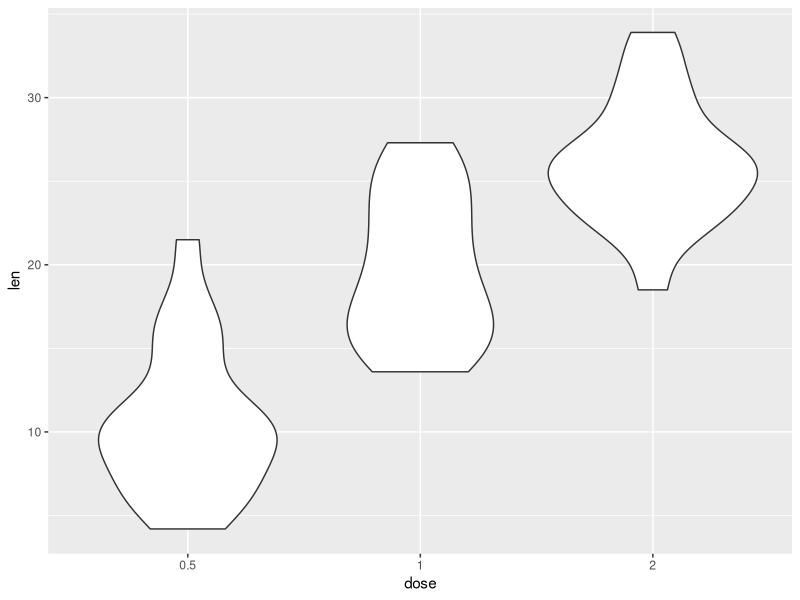
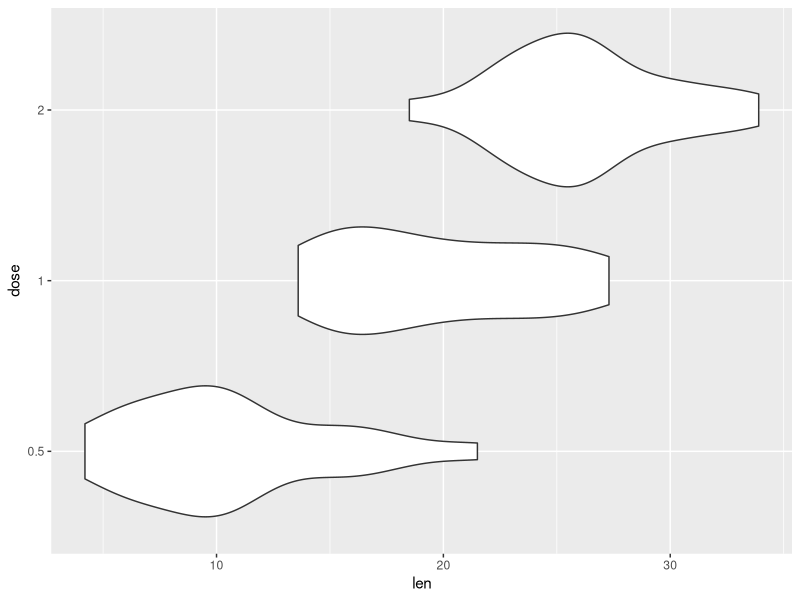
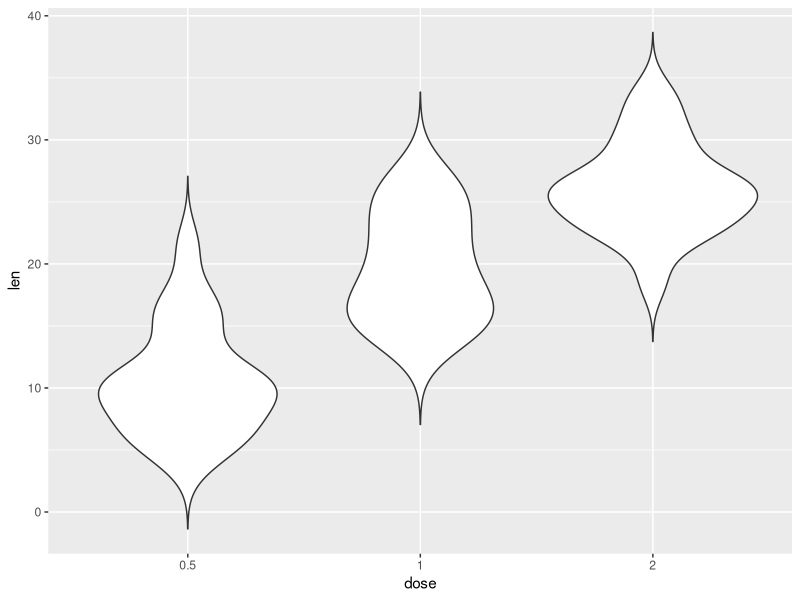
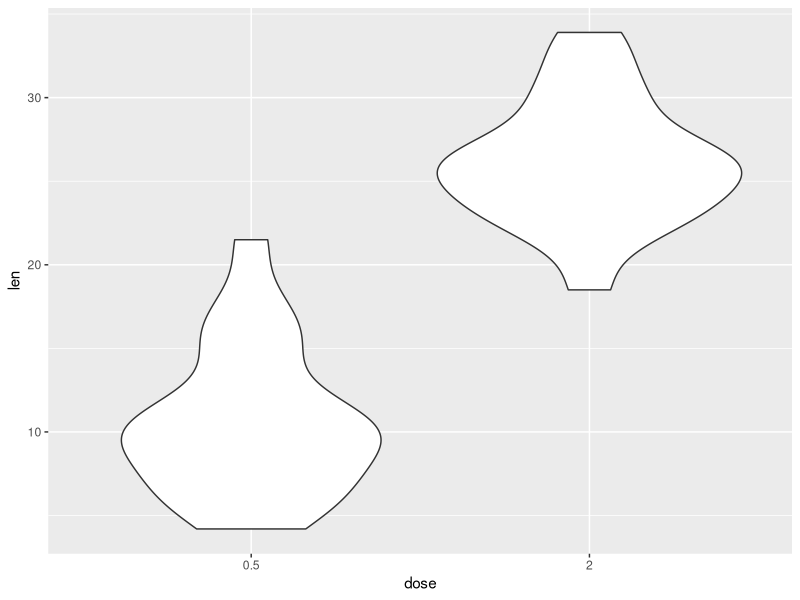
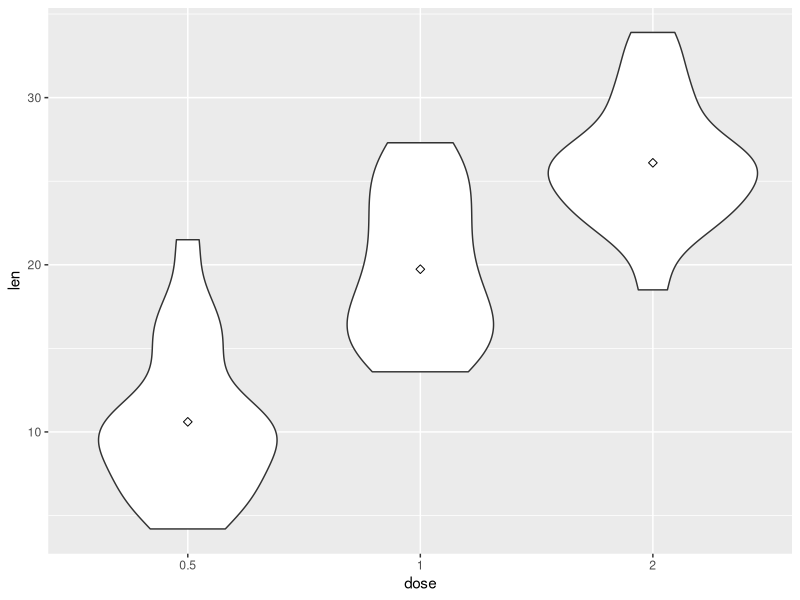
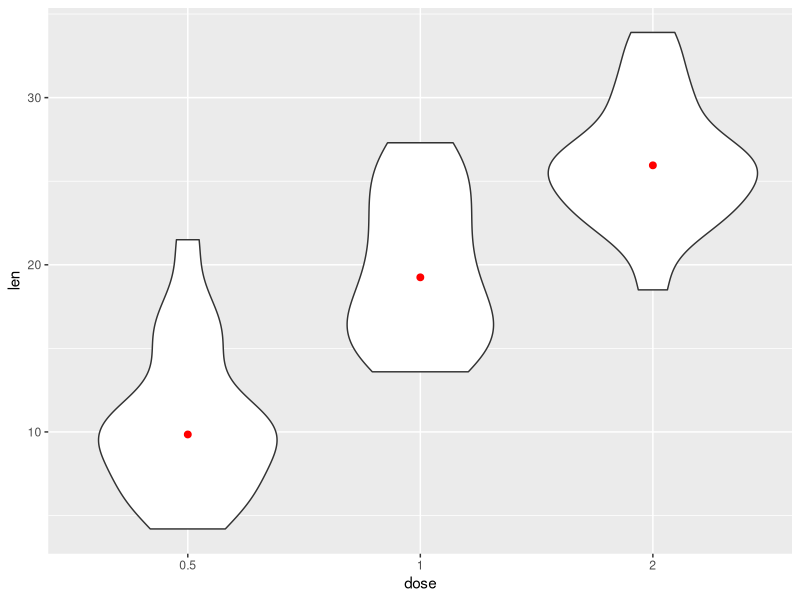
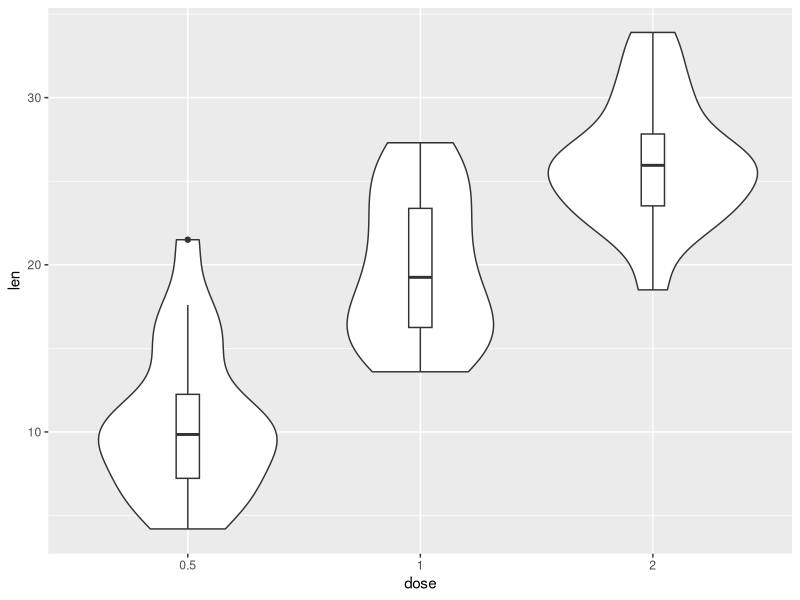
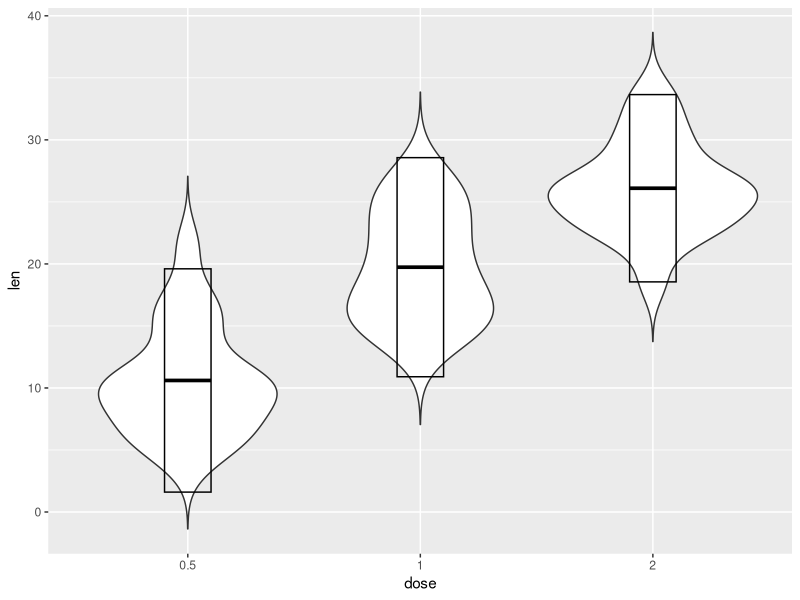

The R script that drew these images, in order:
install.packages("Hmisc")

library("ggplot2")
library("Hmisc")

#convert the variable dose from a numeric to a factor var
ToothGrowth$dose <- as.factor(ToothGrowth$dose)
head(ToothGrowth)

#Basic violin plot
p <- ggplot(ToothGrowth, aes(x=dose, y=len))+
  geom_violin()
p
#rotate the violin plot
p + coord_flip()
#set trim argument to false
ggplot(ToothGrowth, aes(x=dose, y=len))+
  geom_violin(trim=FALSE)
#pick an item to display
p + scale_x_discrete(limits=c("0.5","2"))


#add summary statistics on a violin plot
stat_summary()

#add mean and median points
#violin plot with points
p + stat_summary(fun.y=mean, geom="point", shape=23, size=2)
#violin plot with median points
p + stat_summary(fun.y=median, geom="point", size=2, color="red")
#add median and quartile
p + geom_boxplot(width=0.1)
#add mean and standard dev
p <- ggplot(ToothGrowth, aes(x=dose, y=len)) +
  geom_violin(trim=FALSE)
p + stat_summary(fun.data="mean_sdl", mult=1,
                 geom="crossbar", width=0.2)
p + stat_summary(fun.data="mean_sdl", mult=1,
                 geom="pointrange", color="red")
#violin plot with dots
#violin plot with dot plot
p + geom_dotplot(binaxis='y', stackdir='center', dotsize=1)
#violin plot with jittered points
#0.2 : degree of jitter in x direction
p + geom_jitter(shape=16, position=position_jitter(0.2))

#change violin plot colors by group
#change violin plot line color
#change violin plot line colors by group
p <- ggplot(ToothGrowth, aes(x=dose, y=len, color=dose))+
  geom_violin(trim=FALSE)
p
#use custom color palettes


#change violin plot fill colors
#use single color
ggplot(ToothGrowth, aes(x=dose, y=len))+
  geom_violin(trim=FALSE, fill="yellow", color="darkred")+
  geom_boxplot(width=0.1)+ theme_minimal()
#change violin plot colors by group
p<-ggplot(ToothGrowth, aes(x=dose, y=len, fill=dose))+
  geom_violin(trim=FALSE)
p

#use custom color palettes

#change the legends position
p + theme(legend.position = "top")
p + theme(legend.position = "bottom")
p + theme(legend.position = "none")

#change the order of the items in the legend
p + scale_x_discrete(limits=c("2","1","0.5"))

#violin plot with multiple group
# change violin plot colors by groups
ggplot(ToothGrowth, aes(x=dose, y=len, fill=supp))+
  geom_violin()
#change the position
p<-ggplot(ToothGrowth, aes(x=dose, y=len, fill=supp))+
  geom_violin(position = position_dodge(1))
p
